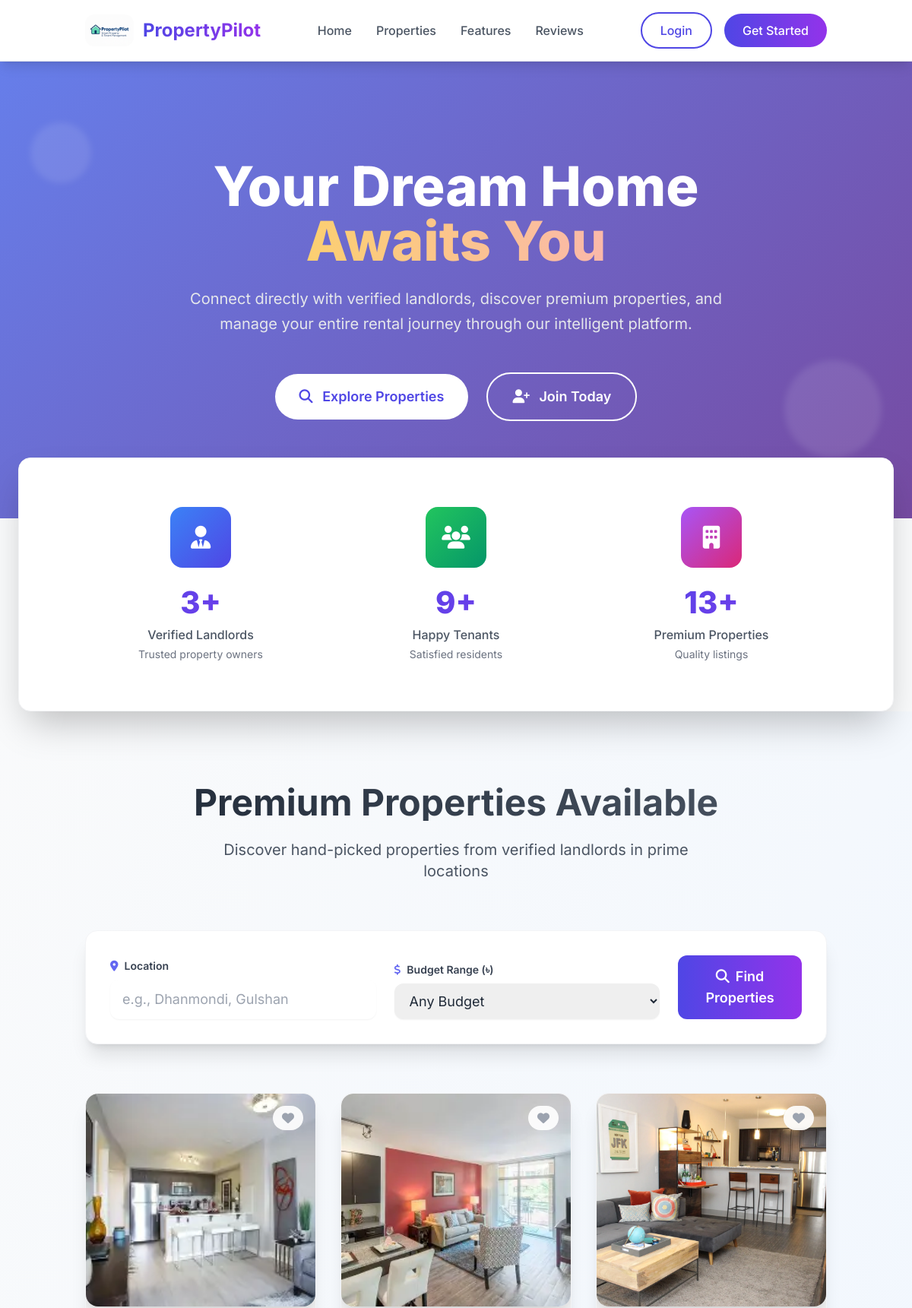
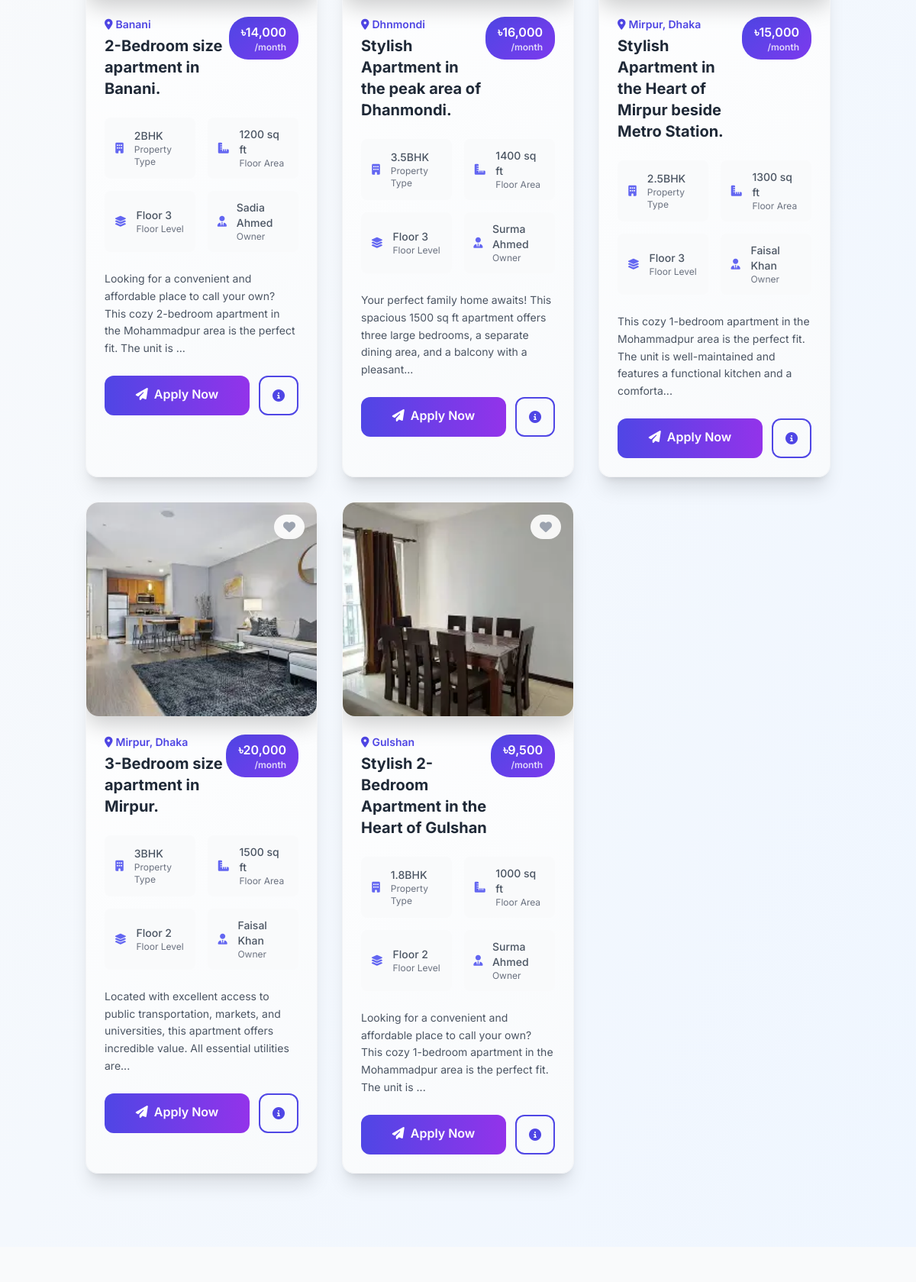
The page / (upper part) on the database its author committed (2 pictures, top to bottom).
### tables this page shows
CREATE TABLE `vacancy_posts` (
  `post_id` int(11) NOT NULL,
  `landlord_id` int(11) NOT NULL,
  `property_id` int(11) NOT NULL,
  `title` varchar(255) NOT NULL,
  `location` varchar(80) DEFAULT NULL,
  `description` text DEFAULT NULL,
  `created_at` timestamp NOT NULL DEFAULT current_timestamp()
);

CREATE TABLE `properties` (
  `property_id` int(11) NOT NULL,
  `landlord_id` int(11) NOT NULL,
  `apartment_no` varchar(50) NOT NULL,
  `apartment_rent` decimal(10,2) NOT NULL,
  `apartment_status` enum('Vacant','Occupied') NOT NULL,
  `floor_no` int(50) DEFAULT NULL,
  `apartment_type` varchar(70) DEFAULT NULL,
  `apartment_size` int(60) DEFAULT NULL
);

CREATE TABLE `users` (
  `id` int(11) NOT NULL,
  `fullName` varchar(100) NOT NULL,
  `email` varchar(100) NOT NULL,
  `phoneNumber` varchar(20) DEFAULT NULL,
  `password` varchar(255) NOT NULL,
  `profilePhoto` varchar(255) DEFAULT NULL,
  `nationalId` varchar(50) NOT NULL,
  `userRole` enum('landlord','tenant','admin') NOT NULL,
  `created_at` timestamp NOT NULL DEFAULT current_timestamp()
);

### index.php (the view, shortened to what the rows shown need)
<?php
$conn = new mysqli("localhost", "root", "", "property");
$sort = $_GET['sort'] ?? 'date_desc';
$vacancy_posts = [];
$base_query = "
    SELECT
        vp.post_id, vp.title, vp.description, vp.location,
        p.apartment_no, p.apartment_rent, p.apartment_type, p.apartment_size, p.floor_no,
        u.fullName AS landlord_name,
        (SELECT GROUP_CONCAT(image_path SEPARATOR ',') FROM post_images WHERE post_id = vp.post_id) as images
    FROM vacancy_posts vp
    JOIN properties p ON vp.property_id = p.property_id
    JOIN users u ON vp.landlord_id = u.id
    WHERE p.apartment_status = 'Vacant'
";
if ($sort === 'price_asc') { $base_query .= " ORDER BY p.apartment_rent ASC"; }
elseif ($sort === 'price_desc') { $base_query .= " ORDER BY p.apartment_rent DESC"; }
else { $base_query .= " ORDER BY vp.created_at DESC"; }
$stmt = $conn->prepare($base_query);
$stmt->execute();
$result = $stmt->get_result();
if ($result) {
    while ($row = $result->fetch_assoc()) {
        $row['images'] = !empty($row['images']) ? explode(',', $row['images']) : [];
        $vacancy_posts[] = $row;
    }
}
?>
<!DOCTYPE html>
<html lang="en">
<head>
    <script src="https://cdn.tailwindcss.com"></script>
    <link rel="stylesheet" href="https://cdnjs.cloudflare.com/ajax/libs/font-awesome/6.4.0/css/all.min.css">
</head>
<body class="bg-gray-50 text-gray-800">
    <section id="home" class="hero-gradient text-white py-32 relative">
        <div class="hero-content container mx-auto px-6 text-center">
            <div class="floating-element">
                <h1 class="text-6xl md:text-7xl font-extrabold mb-6 leading-tight">
                    Your Dream Home
                    <span class="block bg-gradient-to-r from-yellow-300 to-pink-300 bg-clip-text text-transparent">
                    </span>
                </h1>
            </div>
        </div>
    </section>
    <section id="apartments" class="py-24 bg-gradient-to-br from-gray-50 to-blue-50">
        <div class="container mx-auto px-6">
            <div class="text-center mb-16">
                <h2 class="text-5xl font-bold mb-6 bg-gradient-to-r from-gray-800 to-gray-600 bg-clip-text text-transparent">
                </h2>
            </div>
            <?php if (empty($vacancy_posts)): ?>
                <div class="text-center py-16">
                    <div class="w-32 h-32 mx-auto mb-8 bg-gray-100 rounded-full flex items-center justify-center">
                        <i class="fas fa-home text-5xl text-gray-400"></i>
                    </div>
                    <h3 class="text-2xl font-bold text-gray-600 mb-4">No Properties Found</h3>
                    <p class="text-gray-500 text-lg mb-8">Try adjusting your search criteria or check back later for new listings.</p>
                    <a href="index.php" class="px-6 py-3 bg-indigo-600 text-white rounded-xl hover:bg-indigo-700 transition-colors">
                        Clear Filters
                    </a>
                </div>
            <?php else: ?>
                <div class="grid grid-cols-1 md:grid-cols-2 lg:grid-cols-3 gap-8">
                    <?php foreach ($vacancy_posts as $post): ?>
                    <div class="property-card rounded-2xl shadow-xl overflow-hidden border border-gray-100">
                        <div class="slideshow-container">
                            <div class="slideshow-track" id="track-<?php echo $post['post_id']; ?>">
                                <?php if (!empty($post['images'])): ?>
                                    <?php foreach ($post['images'] as $image): ?>
                                        <img src="<?php echo htmlspecialchars($image); ?>" alt="Property Image" class="slide-image">
                                    <?php endforeach; ?>
                                <?php endif; ?>
                            </div>
                            <div class="absolute top-4 right-4 bg-white bg-opacity-90 backdrop-blur-sm px-3 py-1 rounded-full">
                                <i class="fas fa-heart text-gray-400 hover:text-red-500 cursor-pointer transition-colors"></i>
                            </div>
                        </div>
                        <div class="p-6">
                            <div class="flex items-start justify-between mb-4">
                                <div>
                                    <p class="text-sm text-indigo-600 font-semibold mb-1 flex items-center">
                                        <i class="fas fa-map-marker-alt mr-1"></i>
                                        <?php echo htmlspecialchars($post['location']); ?>
                                    </p>
                                    <h3 class="text-xl font-bold text-gray-800 mb-2"><?php echo htmlspecialchars($post['title']); ?></h3>
                                </div>
                                <div class="price-badge text-right">
                                    ৳<?php echo number_format($post['apartment_rent']); ?>
                                    <div class="text-xs opacity-80">/month</div>
                                </div>
                            </div>
                            <div class="grid grid-cols-2 gap-4 mb-6">
                                <div class="flex items-center text-sm text-gray-600 bg-gray-50 p-3 rounded-lg">
                                    <i class="fas fa-building fa-fw mr-3 text-indigo-500"></i>
                                    <div>
                                        <div class="font-medium"><?php echo htmlspecialchars($post['apartment_type']); ?></div>
                                        <div class="text-xs text-gray-500">Property Type</div>
                                    </div>
                                </div>
                                <div class="flex items-center text-sm text-gray-600 bg-gray-50 p-3 rounded-lg">
                                    <i class="fas fa-ruler-combined fa-fw mr-3 text-indigo-500"></i>
                                    <div>
                                        <div class="font-medium"><?php echo htmlspecialchars($post['apartment_size']); ?> sq ft</div>
                                        <div class="text-xs text-gray-500">Floor Area</div>
                                    </div>
                                </div>
                                <div class="flex items-center text-sm text-gray-600 bg-gray-50 p-3 rounded-lg">
                                    <i class="fas fa-layer-group fa-fw mr-3 text-indigo-500"></i>
                                    <div>
                                        <div class="font-medium">Floor <?php echo htmlspecialchars($post['floor_no']); ?></div>
                                        <div class="text-xs text-gray-500">Floor Level</div>
                                    </div>
                                </div>
                                <div class="flex items-center text-sm text-gray-600 bg-gray-50 p-3 rounded-lg">
                                    <i class="fas fa-user-tie fa-fw mr-3 text-indigo-500"></i>
                                    <div>
                                        <div class="font-medium"><?php echo htmlspecialchars($post['landlord_name']); ?></div>
                                        <div class="text-xs text-gray-500">Owner</div>
                                    </div>
                                </div>
                            </div>
                            <p class="text-gray-600 text-sm mb-6 leading-relaxed">
                                <?php echo nl2br(htmlspecialchars(substr($post['description'], 0, 150) . (strlen($post['description']) > 150 ? '...' : ''))); ?>
                            </p>
                            <div class="flex gap-3">
                                <a href="register_user.php" class="flex-1 text-center py-3 px-4 bg-gradient-to-r from-indigo-600 to-purple-600 text-white rounded-xl font-semibold hover:shadow-lg transform hover:scale-105 transition-all">
                                    <i class="fas fa-paper-plane mr-2"></i>Apply Now
                                </a>
                                <button class="px-4 py-3 border-2 border-indigo-600 text-indigo-600 rounded-xl hover:bg-indigo-600 hover:text-white transition-all">
                                    <i class="fas fa-info-circle"></i>
                                </button>
                            </div>
                        </div>
                    </div>
                    <?php endforeach; ?>
                </div>
            <?php endif; ?>
        </div>
    </section>
</body>
</html>

### rows shown on the page
vacancy_posts: location "Banani", title "2-Bedroom size apartment in Banani.", property.apartment_rent "14,000", property.apartment_type "2BHK", property.apartment_size "1200", property.floor_no "3", landlord.fullName "Sadia Ahmed", description "Looking for a convenient and affordable place to call your own? This cozy 2-bedroom apartment in the Mohammadpur area is the perfect fit. The unit is ..."
vacancy_posts: location "Dhnmondi", title "Stylish Apartment in the peak area of Dhanmondi.", property.apartment_rent "16,000", property.apartment_type "3.5BHK", property.apartment_size "1400", property.floor_no "3", landlord.fullName "Surma Ahmed", description "Your perfect family home awaits! This spacious 1500 sq ft apartment offers three large bedrooms, a separate dining area, and a balcony with a pleasant..."
vacancy_posts: location "Mirpur, Dhaka", title "Stylish Apartment in the Heart of Mirpur beside Metro Station.", property.apartment_rent "15,000", property.apartment_type "2.5BHK", property.apartment_size "1300", property.floor_no "3", landlord.fullName "Faisal Khan", description "This cozy 1-bedroom apartment in the Mohammadpur area is the perfect fit. The unit is well-maintained and features a functional kitchen and a comforta..."
vacancy_posts: location "Mirpur, Dhaka", title "3-Bedroom size apartment in Mirpur.", property.apartment_rent "20,000", property.apartment_type "3BHK", property.apartment_size "1500", property.floor_no "2", landlord.fullName "Faisal Khan", description "Located with excellent access to public transportation, markets, and universities, this apartment offers incredible value. All essential utilities are..."
vacancy_posts: location "Gulshan", title "Stylish 2-Bedroom Apartment in the Heart of Gulshan", property.apartment_rent "9,500", property.apartment_type "1.8BHK", property.apartment_size "1000", property.floor_no "2", landlord.fullName "Surma Ahmed", description "Looking for a convenient and affordable place to call your own? This cozy 1-bedroom apartment in the Mohammadpur area is the perfect fit. The unit is ..."

### other values the page prints
$totalLandlords "3"
$totalTenants "9"
$totalProperties "13"
